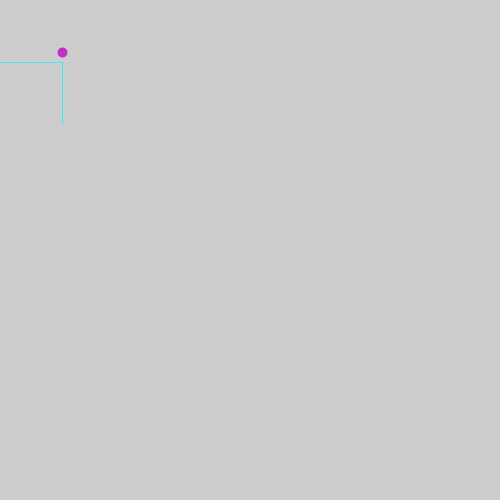
Frame 1 (no input)
Frame 60 (the mouse pressed at the canvas centre just before this capture): identical to frame 1, image omitted
Frame 120 (the mouse held since frame 60 and released just before this capture): identical to frame 1, image omitted

The Processing sketch that drew this single still picture (run headless with seeded random() and noise(); from frame 60 on, the mouse is pressed at the canvas centre):

// Processing sketch: ejercicio21
// ── ejercicio21.pde
PVector puntoA, puntoB, puntoC, puntoD;
int distLinea;

public void setup(){
 size(500,500);
  distLinea = 62;
 puntoA= new PVector (0,distLinea);
 dibujarEscalon();
}
public void draw(){
  
}

public void dibujarEscalon(){
 stroke(#27F6FF);
 puntoB = new PVector(puntoA.x+distLinea,puntoA.y);
 line (puntoA.x,puntoA.y, puntoB.x, puntoB.y);
 puntoC = new PVector (puntoB.x, puntoB.y+distLinea);
 line(puntoB.x, puntoB.y, puntoC.x, puntoC.y);
 dibujarPunto();
}

public void dibujarPunto()
{
  strokeWeight(10);
  stroke (#C82BCB);
  puntoD= new PVector(puntoB.x, puntoB.y-10);
  point(puntoD.x, puntoD.y);
  
}
